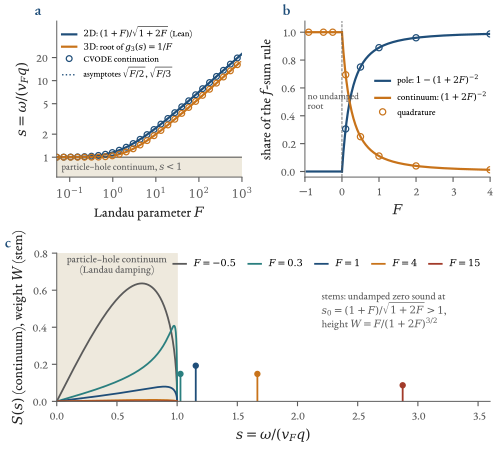

Generate this figure with Python:
"""Chapter 8, figure 1 (ch08_zerosound): the zero-sound root s(F), the weights of the pole and of the continuum in the
first moment, and the model structure factor S(s).

 - CVODE (crate `cvode` of rusty-SUNDIALS, driver book/rust/ch08_kinetic, subcommand `cont`) continues the root along
   ln F (Davidenko equation) in 2D and 3D; compared with the Lean closed form (2D) and a 40-digit mpmath root (3D).
 - Gauss-Legendre quadrature of the continuum in s = sin(phi) checks the f-sum rule  int s S ds = 1/4  and the closed
   forms  pole fraction = 1 - 1/(1+2F)^2  (Lean: pole_fraction).
Writes figures/ch08_zerosound.pdf and merges the numbers into figures/ch08_numbers.json["zerosound"]."""
import sys, json, subprocess
from pathlib import Path
sys.path.insert(0, str(Path(__file__).resolve().parents[1])); sys.path.insert(0, str(Path(__file__).resolve().parent))
from ch08_style import *
import mpmath as mp
import ch08_theory as T

BIN = "/mnt/data/xdev-cache/cargo-target-book8/release/ch08_kinetic"
DATA = Path("/mnt/data/xdev-cache/book_ch08/kinetic"); DATA.mkdir(parents=True, exist_ok=True)
NUMS = FIG / "ch08_numbers.json"
F0, F1, NPTS, RTOL, ATOL = 0.05, 1000.0, 81, 1e-12, 1e-14


def continuation(dim):
    mp.mp.dps = 50
    w0 = float(mp.log(mp.mpf(T.s0(F0)) - 1)) if dim == 2 else float(mp.log(T.mp_s3(F0, 50) - 1))
    out = DATA / f"cont{dim}_{RTOL:g}.csv"
    r = subprocess.run([BIN, "cont", str(dim), repr(w0), str(F0), str(F1), str(NPTS), str(RTOL), str(ATOL), str(out)], capture_output=True, text=True, check=True)
    d = np.loadtxt(out, delimiter=",", skiprows=1)
    return d, r.stdout.strip()


def main():
    nums = {}
    # ---------------------------------------------------------------- CVODE continuation vs exact roots
    mp.mp.dps = 50
    cont = {}
    for dim in (2, 3):
        d, stats = continuation(dim)
        F, w, s = d[:, 0], d[:, 1], d[:, 2]
        err_rel, resid = [], []
        for Fi, wi, si in zip(F, w, s):
            sx = (1 + mp.mpf(Fi)) / mp.sqrt(1 + 2 * mp.mpf(Fi)) if dim == 2 else T.mp_s3(Fi, 40)
            err_rel.append(float(abs(mp.mpf(si) - sx) / sx))
            sc = 1 + mp.e ** mp.mpf(wi)
            resid.append(float(abs(1 + mp.mpf(Fi) * (1 - sc / mp.sqrt(sc ** 2 - 1)))) if dim == 2 else float(abs(mp.mpf(Fi) * T.mp_g3(sc) - 1)))
        cont[dim] = dict(F=F, s=s, err=np.array(err_rel))
        nums[f"cvode_continuation_{dim}d"] = dict(F_min=F0, F_max=F1, n_points=NPTS, rtol=RTOL, atol=ATOL, driver_stats=stats,
                                                  max_rel_err_s=max(err_rel), max_residual_original_equation=max(resid))
    # ---------------------------------------------------------------- closed forms in the text
    nums["roots_2d"] = {str(F): dict(s0=float(T.s0(F)), s0_sq_minus_1=float(T.s0(F) ** 2 - 1), F2_over_1p2F=float(F ** 2 / (1 + 2 * F)),
                                     first_sound=float(T.s1_first_sound(F)), pole_weight_W=float(T.W_pole(F)),
                                     pole_fraction=float(T.pole_fraction(F)), uniform_IC_pole_amplitude_2R=float(2 * T.R_pole(F)),
                                     uniform_IC_continuum_weight=float(1 / (1 + 2 * F)), q_c_over_kF=float(2 * (T.s0(F) - 1)))
                        for F in (0.1, 0.5, 1.0, 4.0, 12.0, 40.0)}
    nums["roots_3d"] = {str(F): float(T.mp_s3(F, 40)) for F in (0.5, 1.0, 4.0, 12.0)}
    nums["asymptotics"] = dict(
        F_large=[1e3, 1e4, 1e6],
        s0_over_sqrtFover2=[float(T.s0(F) / np.sqrt(F / 2)) for F in (1e3, 1e4, 1e6)],
        s3_over_sqrtFover3=[float(T.mp_s3(F, 40) / mp.sqrt(F / 3)) for F in (1e3, 1e4, 1e6)],
        F_small=[1e-2, 1e-3, 1e-4],
        s0_minus1_over_Fsq_over_2=[float((T.s0(F) - 1) / (F ** 2 / 2)) for F in (1e-2, 1e-3, 1e-4)],
        s3_minus1_over_2exp_m2_m2overF=[float((T.mp_s3(F, 60) - 1) / (2 * mp.e ** (-2 - 2 / mp.mpf(F)))) for F in (0.05, 0.1, 0.2)],
        s0_sq_partial_fractions_max_abs_err=float(max(abs(T.s0(F) ** 2 - (F / 2 + 0.75 + 0.25 / (1 + 2 * F))) for F in np.logspace(-3, 3, 50))))
    # ---------------------------------------------------------------- sum rule
    rows = []
    for F in (-0.9, -0.5, -0.25, 0.1, 0.5, 1.0, 4.0, 15.0):
        c = T.first_moment_cont(F); p = float(T.s0(F) * T.W_pole(F)) if F > 0 else 0.0
        rows.append(dict(F=F, continuum=c, pole=p, total=c + p, deviation_from_quarter=c + p - 0.25,
                         continuum_expected=(0.25 / (1 + 2 * F) ** 2 if F > 0 else 0.25), pole_fraction=4 * p,
                         pole_fraction_closed=(float(T.pole_fraction(F)) if F > 0 else 0.0)))
    nums["sum_rule_2d"] = dict(expected=0.25, rows=rows, max_abs_deviation=max(abs(r["deviation_from_quarter"]) for r in rows),
                               max_abs_cont_vs_closed=max(abs(r["continuum"] - r["continuum_expected"]) for r in rows),
                               S_cont_closed_form_vs_definition_max_rel=float(max(
                                   np.max(np.abs(T.S_cont(np.linspace(0.01, 0.99, 99), F) - T.S_cont_from_Omega(np.linspace(0.01, 0.99, 99), F)) / T.S_cont(np.linspace(0.01, 0.99, 99), F))
                                   for F in (-0.9, -0.5, 0.3, 1.0, 4.0, 15.0))))

    # ================================================================ FIGURE
    fig = plt.figure(figsize=(TEXTW, 4.95))
    gs = fig.add_gridspec(2, 2, height_ratios=[1, 0.95], hspace=0.50, wspace=0.34)
    # ---- (a) the root
    a = fig.add_subplot(gs[0, 0]); panel(a, "a")
    Ff = np.logspace(np.log10(F0), 3, 300)
    a.axhspan(0.55, 1.0, color="#EEE9DD", zorder=0)
    a.text(0.065, 0.72, r"particle–hole continuum, $s<1$", fontsize=7, color=GREY, va="center")
    a.plot(Ff, T.s0(Ff), color=BLUE, lw=1.6, label=r"$\mathrm{2D}$: $(1+F)/\sqrt{1+2F}$ (Lean)", zorder=3)
    F3 = Ff[::6]; s3 = np.array([float(T.mp_s3(F, 30)) for F in F3])
    a.plot(F3, s3, color=ORANGE, lw=1.6, label=r"$\mathrm{3D}$: root of $g_3(s)=1/F$", zorder=3)
    for dim, col in ((2, BLUE), (3, ORANGE)):
        a.plot(cont[dim]["F"][::3], cont[dim]["s"][::3], "o", mfc="none", mec=col, ms=4.2, mew=0.9, zorder=4, label="CVODE continuation" if dim == 2 else None)
    Fl = Ff[Ff > 30]
    a.plot(Fl, np.sqrt(Fl / 2), ":", color=BLUE, lw=1.0, label=r"asymptotes $\sqrt{F/2}$, $\sqrt{F/3}$")
    a.plot(Fl, np.sqrt(Fl / 3), ":", color=ORANGE, lw=1.0)
    a.axhline(1, color=GREY, lw=0.8)
    a.set_xscale("log"); a.set_yscale("log"); a.set_xlim(0.05, 1000); a.set_ylim(0.55, 60)
    a.set_yticks([1, 2, 5, 10, 20]); a.set_yticklabels(["1", "2", "5", "10", "20"]); a.set_yticks([], minor=True)
    a.set_xticks([0.1, 1, 10, 100, 1000]); a.set_xticklabels([r"$10^{-1}$", r"$10^{0}$", r"$10^{1}$", r"$10^{2}$", r"$10^{3}$"]); a.set_xticks([], minor=True)
    a.set_xlabel("Landau parameter $F$"); a.set_ylabel(r"$s=\omega/(v_Fq)$")
    a.legend(loc="upper left", fontsize=6.4, handlelength=1.6, borderaxespad=0.2, labelspacing=0.3)
    # ---- (b) shares of the first moment
    b = fig.add_subplot(gs[0, 1]); panel(b, "b")
    Fp = np.linspace(1e-4, 4.0, 400)
    b.plot(Fp, T.pole_fraction(Fp), color=BLUE, lw=1.6, label=r"pole: $1-(1+2F)^{-2}$")
    b.plot(Fp, (1 + 2 * Fp) ** -2.0, color=ORANGE, lw=1.6, label=r"continuum: $(1+2F)^{-2}$")
    Fn = np.linspace(-0.95, 0.0, 50)
    b.plot(Fn, np.ones_like(Fn), color=ORANGE, lw=1.6); b.plot(Fn, np.zeros_like(Fn), color=BLUE, lw=1.6)
    Fm = np.array([-0.9, -0.5, -0.25, 0.1, 0.5, 1.0, 2.0, 4.0])
    b.plot(Fm, [4 * T.first_moment_cont(F) for F in Fm], "o", mfc="none", mec=ORANGE, ms=4.5, mew=0.9, zorder=4, label="quadrature")
    b.plot(Fm[Fm > 0], [4 * T.s0(F) * T.W_pole(F) for F in Fm[Fm > 0]], "o", mfc="none", mec=BLUE, ms=4.5, mew=0.9, zorder=4)
    b.axvline(0, color=GREY, lw=0.6, ls="--")
    b.set_xlim(-1, 4); b.set_ylim(-0.04, 1.08)
    b.set_xlabel("$F$"); b.set_ylabel(r"share of the $f$-sum rule")
    b.legend(loc="center right", fontsize=6.6, handlelength=1.6, bbox_to_anchor=(1.03, 0.52))
    b.text(-0.93, 0.5, "no undamped\nroot", fontsize=7, color=GREY, va="center")
    # ---- (c) structure factor with stems
    c = fig.add_subplot(gs[1, :]); panel(c, "c")
    c.axvspan(0, 1, color="#EEE9DD", zorder=0)
    sv = np.linspace(1e-4, 1 - 1e-7, 3000)
    cols = {-0.5: GREY, 0.3: TEAL, 1.0: BLUE, 4.0: ORANGE, 15.0: RED}
    for F, col in cols.items():
        c.plot(sv, T.S_cont(sv, F), color=col, lw=1.3, label=f"$F={F:g}$")
        if F > 0:
            s0, W = float(T.s0(F)), float(T.W_pole(F))
            c.vlines(s0, 0, W, color=col, lw=1.3); c.plot([s0], [W], "o", color=col, ms=3.6)
    c.set_xlim(0, 3.6); c.set_ylim(0, 0.8)
    c.set_xlabel(r"$s=\omega/(v_Fq)$"); c.set_ylabel(r"$S(s)$ (continuum), weight $W$ (stem)")
    c.legend(fontsize=7, ncol=5, loc="upper right", bbox_to_anchor=(1.0, 1.02), handlelength=1.3, columnspacing=1.2)
    c.text(0.5, 0.735, "particle–hole continuum\n(Landau damping)", ha="center", va="center", fontsize=7.5, color=GREY)
    c.text(2.2, 0.40, "stems: undamped zero sound at\n" r"$s_0=(1+F)/\sqrt{1+2F}>1$," "\n" r"height $W=F/(1+2F)^{3/2}$", fontsize=7.5, color=GREY)
    save8(fig, "ch08_zerosound")

    allnums = json.loads(NUMS.read_text()) if NUMS.exists() else {}
    allnums["zerosound"] = nums
    NUMS.write_text(json.dumps(allnums, indent=1))
    print(json.dumps({k: nums[k] for k in ("cvode_continuation_2d", "cvode_continuation_3d")}, indent=1))
    print("sum rule max dev", nums["sum_rule_2d"]["max_abs_deviation"], nums["sum_rule_2d"]["max_abs_cont_vs_closed"])


main()
